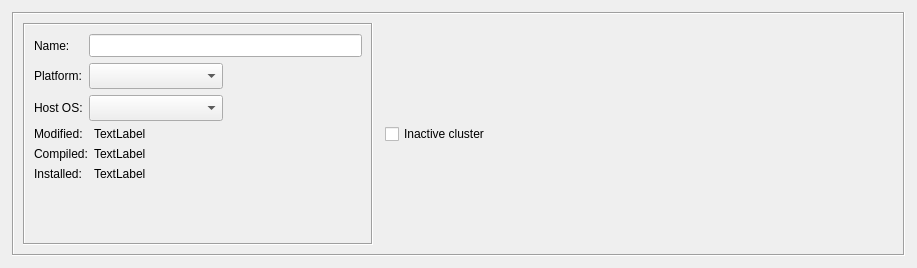
<?xml version="1.0" encoding="UTF-8"?>
<ui version="4.0">
 <class>ClusterDialog_q</class>
 <widget class="QWidget" name="ClusterDialog_q">
  <property name="enabled">
   <bool>true</bool>
  </property>
  <property name="geometry">
   <rect>
    <x>0</x>
    <y>0</y>
    <width>917</width>
    <height>268</height>
   </rect>
  </property>
  <property name="sizePolicy">
   <sizepolicy hsizetype="Preferred" vsizetype="MinimumExpanding">
    <horstretch>0</horstretch>
    <verstretch>0</verstretch>
   </sizepolicy>
  </property>
  <property name="windowTitle">
   <string>Cluster</string>
  </property>
  <layout class="QGridLayout" name="gridLayout">
   <property name="margin" stdset="0">
    <number>12</number>
   </property>
   <item row="0" column="0">
    <widget class="QFrame" name="frame20">
     <property name="frameShape">
      <enum>QFrame::Shape::Box</enum>
     </property>
     <property name="frameShadow">
      <enum>QFrame::Shadow::Sunken</enum>
     </property>
     <layout class="QHBoxLayout" name="horizontalLayout">
      <property name="spacing">
       <number>12</number>
      </property>
      <item>
       <widget class="QFrame" name="frame7_2">
        <property name="sizePolicy">
         <sizepolicy hsizetype="Fixed" vsizetype="Preferred">
          <horstretch>0</horstretch>
          <verstretch>0</verstretch>
         </sizepolicy>
        </property>
        <property name="minimumSize">
         <size>
          <width>350</width>
          <height>0</height>
         </size>
        </property>
        <property name="maximumSize">
         <size>
          <width>350</width>
          <height>16777215</height>
         </size>
        </property>
        <property name="frameShape">
         <enum>QFrame::Shape::Box</enum>
        </property>
        <property name="frameShadow">
         <enum>QFrame::Shadow::Sunken</enum>
        </property>
        <layout class="QGridLayout" name="gridLayout_3">
         <item row="0" column="0">
          <widget class="QLabel" name="textLabel1_4_2">
           <property name="sizePolicy">
            <sizepolicy hsizetype="Minimum" vsizetype="Preferred">
             <horstretch>0</horstretch>
             <verstretch>0</verstretch>
            </sizepolicy>
           </property>
           <property name="maximumSize">
            <size>
             <width>32767</width>
             <height>32767</height>
            </size>
           </property>
           <property name="text">
            <string>Name:</string>
           </property>
           <property name="wordWrap">
            <bool>false</bool>
           </property>
          </widget>
         </item>
         <item row="0" column="1" colspan="2">
          <widget class="QLineEdit" name="obj_name">
           <property name="sizePolicy">
            <sizepolicy hsizetype="Preferred" vsizetype="Fixed">
             <horstretch>1</horstretch>
             <verstretch>0</verstretch>
            </sizepolicy>
           </property>
           <property name="minimumSize">
            <size>
             <width>200</width>
             <height>23</height>
            </size>
           </property>
          </widget>
         </item>
         <item row="1" column="0">
          <widget class="QLabel" name="textLabel1_3_2_2">
           <property name="sizePolicy">
            <sizepolicy hsizetype="Minimum" vsizetype="Preferred">
             <horstretch>0</horstretch>
             <verstretch>0</verstretch>
            </sizepolicy>
           </property>
           <property name="maximumSize">
            <size>
             <width>32767</width>
             <height>32767</height>
            </size>
           </property>
           <property name="text">
            <string>Platform:</string>
           </property>
           <property name="wordWrap">
            <bool>false</bool>
           </property>
          </widget>
         </item>
         <item row="1" column="1">
          <widget class="QComboBox" name="platform">
           <property name="sizePolicy">
            <sizepolicy hsizetype="Minimum" vsizetype="Fixed">
             <horstretch>0</horstretch>
             <verstretch>0</verstretch>
            </sizepolicy>
           </property>
           <property name="minimumSize">
            <size>
             <width>0</width>
             <height>26</height>
            </size>
           </property>
          </widget>
         </item>
         <item row="1" column="2">
          <spacer name="horizontalSpacer">
           <property name="orientation">
            <enum>Qt::Orientation::Horizontal</enum>
           </property>
           <property name="sizeHint" stdset="0">
            <size>
             <width>129</width>
             <height>20</height>
            </size>
           </property>
          </spacer>
         </item>
         <item row="2" column="0">
          <widget class="QLabel" name="textLabel2_3_2_2">
           <property name="sizePolicy">
            <sizepolicy hsizetype="Minimum" vsizetype="Preferred">
             <horstretch>0</horstretch>
             <verstretch>0</verstretch>
            </sizepolicy>
           </property>
           <property name="maximumSize">
            <size>
             <width>32767</width>
             <height>32767</height>
            </size>
           </property>
           <property name="text">
            <string>Host OS:</string>
           </property>
           <property name="wordWrap">
            <bool>false</bool>
           </property>
          </widget>
         </item>
         <item row="2" column="1">
          <widget class="QComboBox" name="hostOS">
           <property name="sizePolicy">
            <sizepolicy hsizetype="Minimum" vsizetype="Fixed">
             <horstretch>0</horstretch>
             <verstretch>0</verstretch>
            </sizepolicy>
           </property>
           <property name="minimumSize">
            <size>
             <width>0</width>
             <height>26</height>
            </size>
           </property>
          </widget>
         </item>
         <item row="3" column="0" colspan="3">
          <layout class="QGridLayout" name="gridLayout_2">
           <item row="0" column="0">
            <widget class="QLabel" name="label">
             <property name="text">
              <string>Modified:</string>
             </property>
            </widget>
           </item>
           <item row="0" column="1">
            <widget class="QLabel" name="last_modified">
             <property name="sizePolicy">
              <sizepolicy hsizetype="Expanding" vsizetype="Preferred">
               <horstretch>0</horstretch>
               <verstretch>0</verstretch>
              </sizepolicy>
             </property>
             <property name="text">
              <string>TextLabel</string>
             </property>
            </widget>
           </item>
           <item row="1" column="0">
            <widget class="QLabel" name="label_2">
             <property name="text">
              <string>Compiled:</string>
             </property>
            </widget>
           </item>
           <item row="1" column="1">
            <widget class="QLabel" name="last_compiled">
             <property name="sizePolicy">
              <sizepolicy hsizetype="Expanding" vsizetype="Preferred">
               <horstretch>0</horstretch>
               <verstretch>0</verstretch>
              </sizepolicy>
             </property>
             <property name="text">
              <string>TextLabel</string>
             </property>
            </widget>
           </item>
           <item row="2" column="0">
            <widget class="QLabel" name="label_3">
             <property name="text">
              <string>Installed:</string>
             </property>
            </widget>
           </item>
           <item row="2" column="1">
            <widget class="QLabel" name="last_installed">
             <property name="sizePolicy">
              <sizepolicy hsizetype="Expanding" vsizetype="Preferred">
               <horstretch>0</horstretch>
               <verstretch>0</verstretch>
              </sizepolicy>
             </property>
             <property name="text">
              <string>TextLabel</string>
             </property>
            </widget>
           </item>
          </layout>
         </item>
         <item row="4" column="1">
          <spacer name="verticalSpacer">
           <property name="orientation">
            <enum>Qt::Orientation::Vertical</enum>
           </property>
           <property name="sizeHint" stdset="0">
            <size>
             <width>20</width>
             <height>34</height>
            </size>
           </property>
          </spacer>
         </item>
        </layout>
       </widget>
      </item>
      <item>
       <widget class="QCheckBox" name="inactive">
        <property name="sizePolicy">
         <sizepolicy hsizetype="Fixed" vsizetype="Fixed">
          <horstretch>0</horstretch>
          <verstretch>0</verstretch>
         </sizepolicy>
        </property>
        <property name="minimumSize">
         <size>
          <width>215</width>
          <height>0</height>
         </size>
        </property>
        <property name="maximumSize">
         <size>
          <width>215</width>
          <height>16777215</height>
         </size>
        </property>
        <property name="toolTip">
         <string>Skip this firewall for batch compile and install operations</string>
        </property>
        <property name="text">
         <string>Inactive cluster</string>
        </property>
       </widget>
      </item>
      <item>
       <widget class="CommentKeywords" name="commentKeywords" native="true">
        <property name="sizePolicy">
         <sizepolicy hsizetype="Expanding" vsizetype="Expanding">
          <horstretch>0</horstretch>
          <verstretch>0</verstretch>
         </sizepolicy>
        </property>
       </widget>
      </item>
     </layout>
    </widget>
   </item>
  </layout>
 </widget>
 <customwidgets>
  <customwidget>
   <class>CommentKeywords</class>
   <extends>QWidget</extends>
   <header>CommentKeywords.h</header>
   <container>1</container>
  </customwidget>
 </customwidgets>
 <tabstops>
  <tabstop>obj_name</tabstop>
  <tabstop>platform</tabstop>
  <tabstop>hostOS</tabstop>
  <tabstop>inactive</tabstop>
 </tabstops>
 <resources>
  <include location="MainRes.qrc"/>
 </resources>
 <connections>
  <connection>
   <sender>platform</sender>
   <signal>activated(int)</signal>
   <receiver>ClusterDialog_q</receiver>
   <slot>platformChanged()</slot>
   <hints>
    <hint type="sourcelabel">
     <x>20</x>
     <y>20</y>
    </hint>
    <hint type="destinationlabel">
     <x>20</x>
     <y>20</y>
    </hint>
   </hints>
  </connection>
  <connection>
   <sender>hostOS</sender>
   <signal>activated(QString)</signal>
   <receiver>ClusterDialog_q</receiver>
   <slot>hostOSChanged()</slot>
   <hints>
    <hint type="sourcelabel">
     <x>20</x>
     <y>20</y>
    </hint>
    <hint type="destinationlabel">
     <x>20</x>
     <y>20</y>
    </hint>
   </hints>
  </connection>
 </connections>
 <slots>
  <slot>changed()</slot>
  <slot>platformChanged()</slot>
  <slot>hostOSChanged()</slot>
 </slots>
</ui>
